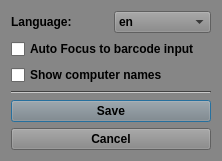
<?xml version="1.0" encoding="UTF-8"?>
<ui version="4.0">
 <class>dialog::Settings</class>
 <widget class="QDialog" name="dialog::Settings">
  <property name="geometry">
   <rect>
    <x>0</x>
    <y>0</y>
    <width>222</width>
    <height>130</height>
   </rect>
  </property>
  <property name="palette">
   <palette>
    <active>
     <colorrole role="WindowText">
      <brush brushstyle="SolidPattern">
       <color alpha="255">
        <red>0</red>
        <green>0</green>
        <blue>0</blue>
       </color>
      </brush>
     </colorrole>
     <colorrole role="Button">
      <brush brushstyle="SolidPattern">
       <color alpha="255">
        <red>134</red>
        <green>134</green>
        <blue>134</blue>
       </color>
      </brush>
     </colorrole>
     <colorrole role="Light">
      <brush brushstyle="SolidPattern">
       <color alpha="255">
        <red>201</red>
        <green>201</green>
        <blue>201</blue>
       </color>
      </brush>
     </colorrole>
     <colorrole role="Midlight">
      <brush brushstyle="SolidPattern">
       <color alpha="255">
        <red>167</red>
        <green>167</green>
        <blue>167</blue>
       </color>
      </brush>
     </colorrole>
     <colorrole role="Dark">
      <brush brushstyle="SolidPattern">
       <color alpha="255">
        <red>67</red>
        <green>67</green>
        <blue>67</blue>
       </color>
      </brush>
     </colorrole>
     <colorrole role="Mid">
      <brush brushstyle="SolidPattern">
       <color alpha="255">
        <red>89</red>
        <green>89</green>
        <blue>89</blue>
       </color>
      </brush>
     </colorrole>
     <colorrole role="Text">
      <brush brushstyle="SolidPattern">
       <color alpha="255">
        <red>0</red>
        <green>0</green>
        <blue>0</blue>
       </color>
      </brush>
     </colorrole>
     <colorrole role="BrightText">
      <brush brushstyle="SolidPattern">
       <color alpha="255">
        <red>255</red>
        <green>255</green>
        <blue>255</blue>
       </color>
      </brush>
     </colorrole>
     <colorrole role="ButtonText">
      <brush brushstyle="SolidPattern">
       <color alpha="255">
        <red>0</red>
        <green>0</green>
        <blue>0</blue>
       </color>
      </brush>
     </colorrole>
     <colorrole role="Base">
      <brush brushstyle="SolidPattern">
       <color alpha="255">
        <red>255</red>
        <green>255</green>
        <blue>255</blue>
       </color>
      </brush>
     </colorrole>
     <colorrole role="Window">
      <brush brushstyle="SolidPattern">
       <color alpha="255">
        <red>134</red>
        <green>134</green>
        <blue>134</blue>
       </color>
      </brush>
     </colorrole>
     <colorrole role="Shadow">
      <brush brushstyle="SolidPattern">
       <color alpha="255">
        <red>0</red>
        <green>0</green>
        <blue>0</blue>
       </color>
      </brush>
     </colorrole>
     <colorrole role="AlternateBase">
      <brush brushstyle="SolidPattern">
       <color alpha="255">
        <red>194</red>
        <green>194</green>
        <blue>194</blue>
       </color>
      </brush>
     </colorrole>
     <colorrole role="ToolTipBase">
      <brush brushstyle="SolidPattern">
       <color alpha="255">
        <red>255</red>
        <green>255</green>
        <blue>220</blue>
       </color>
      </brush>
     </colorrole>
     <colorrole role="ToolTipText">
      <brush brushstyle="SolidPattern">
       <color alpha="255">
        <red>0</red>
        <green>0</green>
        <blue>0</blue>
       </color>
      </brush>
     </colorrole>
     <colorrole role="PlaceholderText">
      <brush brushstyle="SolidPattern">
       <color alpha="128">
        <red>0</red>
        <green>0</green>
        <blue>0</blue>
       </color>
      </brush>
     </colorrole>
    </active>
    <inactive>
     <colorrole role="WindowText">
      <brush brushstyle="SolidPattern">
       <color alpha="255">
        <red>0</red>
        <green>0</green>
        <blue>0</blue>
       </color>
      </brush>
     </colorrole>
     <colorrole role="Button">
      <brush brushstyle="SolidPattern">
       <color alpha="255">
        <red>134</red>
        <green>134</green>
        <blue>134</blue>
       </color>
      </brush>
     </colorrole>
     <colorrole role="Light">
      <brush brushstyle="SolidPattern">
       <color alpha="255">
        <red>201</red>
        <green>201</green>
        <blue>201</blue>
       </color>
      </brush>
     </colorrole>
     <colorrole role="Midlight">
      <brush brushstyle="SolidPattern">
       <color alpha="255">
        <red>167</red>
        <green>167</green>
        <blue>167</blue>
       </color>
      </brush>
     </colorrole>
     <colorrole role="Dark">
      <brush brushstyle="SolidPattern">
       <color alpha="255">
        <red>67</red>
        <green>67</green>
        <blue>67</blue>
       </color>
      </brush>
     </colorrole>
     <colorrole role="Mid">
      <brush brushstyle="SolidPattern">
       <color alpha="255">
        <red>89</red>
        <green>89</green>
        <blue>89</blue>
       </color>
      </brush>
     </colorrole>
     <colorrole role="Text">
      <brush brushstyle="SolidPattern">
       <color alpha="255">
        <red>0</red>
        <green>0</green>
        <blue>0</blue>
       </color>
      </brush>
     </colorrole>
     <colorrole role="BrightText">
      <brush brushstyle="SolidPattern">
       <color alpha="255">
        <red>255</red>
        <green>255</green>
        <blue>255</blue>
       </color>
      </brush>
     </colorrole>
     <colorrole role="ButtonText">
      <brush brushstyle="SolidPattern">
       <color alpha="255">
        <red>0</red>
        <green>0</green>
        <blue>0</blue>
       </color>
      </brush>
     </colorrole>
     <colorrole role="Base">
      <brush brushstyle="SolidPattern">
       <color alpha="255">
        <red>255</red>
        <green>255</green>
        <blue>255</blue>
       </color>
      </brush>
     </colorrole>
     <colorrole role="Window">
      <brush brushstyle="SolidPattern">
       <color alpha="255">
        <red>134</red>
        <green>134</green>
        <blue>134</blue>
       </color>
      </brush>
     </colorrole>
     <colorrole role="Shadow">
      <brush brushstyle="SolidPattern">
       <color alpha="255">
        <red>0</red>
        <green>0</green>
        <blue>0</blue>
       </color>
      </brush>
     </colorrole>
     <colorrole role="AlternateBase">
      <brush brushstyle="SolidPattern">
       <color alpha="255">
        <red>194</red>
        <green>194</green>
        <blue>194</blue>
       </color>
      </brush>
     </colorrole>
     <colorrole role="ToolTipBase">
      <brush brushstyle="SolidPattern">
       <color alpha="255">
        <red>255</red>
        <green>255</green>
        <blue>220</blue>
       </color>
      </brush>
     </colorrole>
     <colorrole role="ToolTipText">
      <brush brushstyle="SolidPattern">
       <color alpha="255">
        <red>0</red>
        <green>0</green>
        <blue>0</blue>
       </color>
      </brush>
     </colorrole>
     <colorrole role="PlaceholderText">
      <brush brushstyle="SolidPattern">
       <color alpha="128">
        <red>0</red>
        <green>0</green>
        <blue>0</blue>
       </color>
      </brush>
     </colorrole>
    </inactive>
    <disabled>
     <colorrole role="WindowText">
      <brush brushstyle="SolidPattern">
       <color alpha="255">
        <red>67</red>
        <green>67</green>
        <blue>67</blue>
       </color>
      </brush>
     </colorrole>
     <colorrole role="Button">
      <brush brushstyle="SolidPattern">
       <color alpha="255">
        <red>134</red>
        <green>134</green>
        <blue>134</blue>
       </color>
      </brush>
     </colorrole>
     <colorrole role="Light">
      <brush brushstyle="SolidPattern">
       <color alpha="255">
        <red>201</red>
        <green>201</green>
        <blue>201</blue>
       </color>
      </brush>
     </colorrole>
     <colorrole role="Midlight">
      <brush brushstyle="SolidPattern">
       <color alpha="255">
        <red>167</red>
        <green>167</green>
        <blue>167</blue>
       </color>
      </brush>
     </colorrole>
     <colorrole role="Dark">
      <brush brushstyle="SolidPattern">
       <color alpha="255">
        <red>67</red>
        <green>67</green>
        <blue>67</blue>
       </color>
      </brush>
     </colorrole>
     <colorrole role="Mid">
      <brush brushstyle="SolidPattern">
       <color alpha="255">
        <red>89</red>
        <green>89</green>
        <blue>89</blue>
       </color>
      </brush>
     </colorrole>
     <colorrole role="Text">
      <brush brushstyle="SolidPattern">
       <color alpha="255">
        <red>67</red>
        <green>67</green>
        <blue>67</blue>
       </color>
      </brush>
     </colorrole>
     <colorrole role="BrightText">
      <brush brushstyle="SolidPattern">
       <color alpha="255">
        <red>255</red>
        <green>255</green>
        <blue>255</blue>
       </color>
      </brush>
     </colorrole>
     <colorrole role="ButtonText">
      <brush brushstyle="SolidPattern">
       <color alpha="255">
        <red>67</red>
        <green>67</green>
        <blue>67</blue>
       </color>
      </brush>
     </colorrole>
     <colorrole role="Base">
      <brush brushstyle="SolidPattern">
       <color alpha="255">
        <red>134</red>
        <green>134</green>
        <blue>134</blue>
       </color>
      </brush>
     </colorrole>
     <colorrole role="Window">
      <brush brushstyle="SolidPattern">
       <color alpha="255">
        <red>134</red>
        <green>134</green>
        <blue>134</blue>
       </color>
      </brush>
     </colorrole>
     <colorrole role="Shadow">
      <brush brushstyle="SolidPattern">
       <color alpha="255">
        <red>0</red>
        <green>0</green>
        <blue>0</blue>
       </color>
      </brush>
     </colorrole>
     <colorrole role="AlternateBase">
      <brush brushstyle="SolidPattern">
       <color alpha="255">
        <red>134</red>
        <green>134</green>
        <blue>134</blue>
       </color>
      </brush>
     </colorrole>
     <colorrole role="ToolTipBase">
      <brush brushstyle="SolidPattern">
       <color alpha="255">
        <red>255</red>
        <green>255</green>
        <blue>220</blue>
       </color>
      </brush>
     </colorrole>
     <colorrole role="ToolTipText">
      <brush brushstyle="SolidPattern">
       <color alpha="255">
        <red>0</red>
        <green>0</green>
        <blue>0</blue>
       </color>
      </brush>
     </colorrole>
     <colorrole role="PlaceholderText">
      <brush brushstyle="SolidPattern">
       <color alpha="128">
        <red>0</red>
        <green>0</green>
        <blue>0</blue>
       </color>
      </brush>
     </colorrole>
    </disabled>
   </palette>
  </property>
  <property name="font">
   <font>
    <weight>75</weight>
    <bold>true</bold>
   </font>
  </property>
  <property name="windowTitle">
   <string>Settings</string>
  </property>
  <layout class="QVBoxLayout" name="verticalLayout">
   <item>
    <layout class="QHBoxLayout" name="horizontalLayout">
     <item>
      <widget class="QLabel" name="label">
       <property name="text">
        <string>Language:</string>
       </property>
      </widget>
     </item>
     <item>
      <widget class="QComboBox" name="cbLang">
       <item>
        <property name="text">
         <string>en</string>
        </property>
       </item>
       <item>
        <property name="text">
         <string>tr</string>
        </property>
       </item>
      </widget>
     </item>
    </layout>
   </item>
   <item>
    <widget class="QCheckBox" name="cbAutoFocus">
     <property name="text">
      <string>Auto Focus to barcode input</string>
     </property>
    </widget>
   </item>
   <item>
    <widget class="QCheckBox" name="cbShowComputer">
     <property name="text">
      <string>Show computer names</string>
     </property>
    </widget>
   </item>
   <item>
    <widget class="Line" name="line">
     <property name="orientation">
      <enum>Qt::Horizontal</enum>
     </property>
    </widget>
   </item>
   <item>
    <widget class="QPushButton" name="pbSave">
     <property name="text">
      <string>Save</string>
     </property>
    </widget>
   </item>
   <item>
    <widget class="QPushButton" name="pbCancel">
     <property name="text">
      <string>Cancel</string>
     </property>
    </widget>
   </item>
  </layout>
 </widget>
 <resources/>
 <connections/>
</ui>
